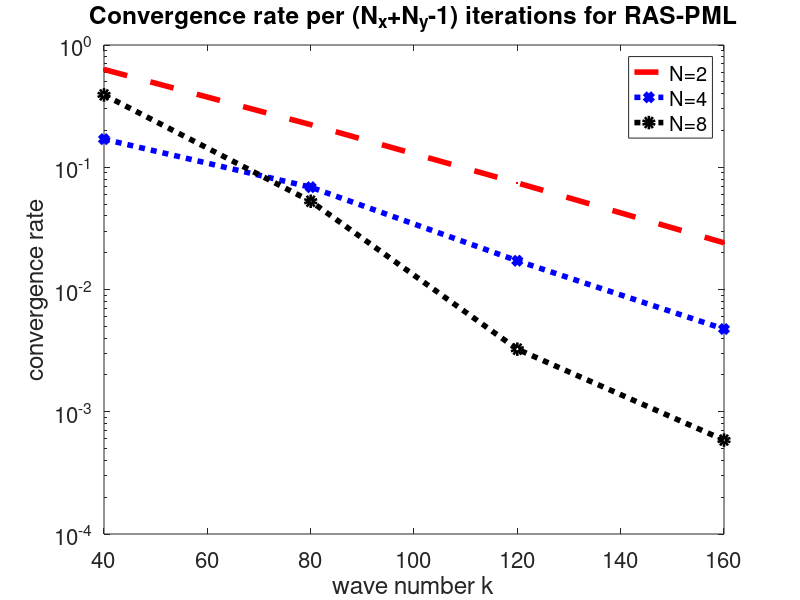

Here is the MATLAB script that generated this plot:

res40 = [0.000353957, 0.00042525, 0.000223275, 2.64535e-05, 4.01767e-06, 6.6903e-07, 9.77948e-08, 1.93743e-08, 4.44683e-09, 8.34622e-10, 1.55338e-10, 3.05683e-11, 6.23649e-12, 1.29048e-12, 2.71652e-13, 5.58756e-14, 1.14628e-14, 2.34115e-15, 4.82887e-16, 1.02367e-16]
res80 = [0.000106515, 4.62583e-05, 2.37716e-05, 2.64743e-06, 1.77892e-07, 3.13503e-08, 5.54316e-09, 6.1303e-10, 7.15162e-11, 1.08903e-11, 1.7713e-12, 2.05616e-13, 3.02182e-14, 4.45897e-15, 6.49068e-16, 8.42855e-17]
res120 = [5.24618e-05, 7.82826e-06, 3.90706e-06, 2.1687e-07, 9.64562e-09, 2.97393e-10, 1.51059e-11, 1.36032e-12, 8.10359e-14, 3.2699e-15, 2.12417e-16, 1.80074e-17]
res160 = [3.17282e-05, 1.62744e-06, 7.64826e-07, 1.68059e-08, 4.89497e-10, 9.79528e-12, 2.94836e-13, 7.49059e-15, 2.16531e-16, 5.59635e-18]


ras2=[res40(3)/res40(1),res80(3)/res80(1),res120(3)/res120(1),res160(3)/res160(1) ]

res40 = [0.000353957, 0.000448402, 0.000358137, 0.000334301, 0.000196066, 0.000119867, 6.00733e-05, 2.67075e-05, 1.68103e-05, 1.03087e-05, 4.69225e-06, 2.87021e-06, 1.68086e-06, 9.66357e-07, 5.94291e-07, 3.58736e-07, 2.26309e-07, 1.45802e-07, 8.81407e-08, 5.44266e-08, 3.48296e-08, 2.20479e-08, 1.3954e-08, 8.83263e-09, 5.64158e-09, 3.62639e-09, 2.30446e-09, 1.46244e-09, 9.37608e-10, 6.03346e-10, 3.87852e-10, 2.48833e-10, 1.5971e-10, 1.02794e-10, 6.62202e-11, 4.26309e-11, 2.74288e-11, 1.76344e-11, 1.13306e-11, 7.27667e-12, 4.67153e-12, 3.00003e-12, 1.92812e-12, 1.23994e-12, 7.97492e-13, 5.12856e-13, 3.29784e-13, 2.12057e-13, 1.36349e-13, 8.76709e-14, 5.63773e-14, 3.62555e-14, 2.3314e-14, 1.49907e-14, 9.63819e-15, 6.19682e-15, 3.98411e-15, 2.56173e-15, 1.64764e-15, 1.05974e-15, 6.81841e-16, 4.38882e-16, 2.82102e-16]
res80 = [0.000106515, 4.69523e-05, 3.73398e-05, 3.33179e-05, 1.94426e-05, 1.19259e-05, 7.31673e-06, 1.2911e-06, 6.15525e-07, 3.04937e-07, 1.14774e-07, 7.01081e-08, 4.11696e-08, 1.07904e-08, 5.7341e-09, 2.79454e-09, 1.0203e-09, 6.11463e-10, 2.8994e-10, 1.0211e-10, 5.30099e-11, 2.38707e-11, 1.00191e-11, 5.34115e-12, 2.22946e-12, 9.72991e-13, 5.13468e-13, 2.13127e-13, 9.45642e-14, 4.84528e-14, 2.04569e-14, 9.66396e-15, 4.70043e-15, 1.99737e-15, 1.00536e-15, 4.7731e-16, 1.89566e-16, 9.36634e-17]
res120 = [5.24618e-05, 7.93442e-06, 6.38426e-06, 5.67315e-06, 3.44733e-06, 1.84198e-06, 9.01138e-07, 9.00398e-08, 3.34327e-08, 1.51232e-08, 4.77337e-09, 2.27987e-09, 7.36207e-10, 1.33834e-10, 4.56067e-11, 1.63765e-11, 5.83663e-12, 2.22562e-12, 5.64866e-13, 1.54664e-13, 4.84641e-14, 1.74533e-14, 6.34299e-15, 2.34018e-15, 6.69848e-16, 1.83274e-16, 6.0576e-17, 2.1785e-17]
res160 = [3.17282e-05, 1.64604e-06, 1.32399e-06, 1.18285e-06, 6.87071e-07, 3.63389e-07, 1.50681e-07, 7.3588e-09, 3.03958e-09, 8.52839e-10, 1.72817e-10, 5.45406e-11, 1.71029e-11, 2.16136e-12, 9.15386e-13, 3.38842e-13, 4.49975e-14, 9.01963e-15, 3.24234e-15, 6.04823e-16, 1.13401e-16, 3.55647e-17, 8.7885e-18]


ras4=[res40(7)/res40(1),res80(7)/res80(1),res120(7)/res120(1),res160(7)/res160(1) ]



res40 = [0.000353903, 0.00049699, 0.000490924, 0.000512798, 0.000560676, 0.000628884, 0.000723109, 0.000823375, 0.000828552, 0.000785081, 0.000653939, 0.00044901, 0.000275806, 0.000173913, 0.000138301, 0.000129808, 0.000118977, 0.000107351, 9.27707e-05, 7.52701e-05, 6.6737e-05, 6.38705e-05, 5.92419e-05, 4.97141e-05, 3.84024e-05, 3.16895e-05, 3.01704e-05, 2.92373e-05, 2.86192e-05, 2.61897e-05, 2.2921e-05, 2.10383e-05, 2.07159e-05, 2.04686e-05, 1.96148e-05, 1.82373e-05, 1.6882e-05, 1.60732e-05, 1.57182e-05, 1.53253e-05, 1.46143e-05, 1.38543e-05, 1.31444e-05, 1.27584e-05, 1.24368e-05, 1.20458e-05, 1.15278e-05, 1.10307e-05, 1.06053e-05, 1.02851e-05, 9.98488e-06, 9.63608e-06, 9.25973e-06, 8.88873e-06, 8.57562e-06, 8.29901e-06, 8.03682e-06, 7.74717e-06, 7.4558e-06, 7.17566e-06, 6.92782e-06, 6.69751e-06, 6.47117e-06, 6.23859e-06, 6.00899e-06, 5.79422e-06, 5.5938e-06, 5.40431e-06, 5.21573e-06, 5.03013e-06, 4.84883e-06, 4.67831e-06, 4.51579e-06, 4.36e-06, 4.20683e-06, 4.05742e-06, 3.9132e-06, 3.77569e-06, 3.64431e-06, 3.51714e-06, 3.39355e-06, 3.27329e-06, 3.15783e-06, 3.04694e-06, 2.94059e-06, 2.83749e-06, 2.73769e-06, 2.64104e-06, 2.54813e-06, 2.45875e-06, 2.37262e-06, 2.28935e-06, 2.20878e-06, 2.13103e-06, 2.0561e-06, 1.98398e-06, 1.91435e-06, 1.84712e-06, 1.78213e-06, 1.71947e-06, 1.65905e-06, 1.60082e-06, 1.5446e-06, 1.49033e-06, 1.43793e-06, 1.38739e-06, 1.33865e-06, 1.29164e-06, 1.24628e-06, 1.20248e-06, 1.16022e-06, 1.11944e-06, 1.08012e-06, 1.04218e-06, 1.00557e-06, 9.70231e-07, 9.36137e-07, 9.03244e-07, 8.71513e-07, 8.40897e-07, 8.11352e-07, 7.82843e-07, 7.55335e-07, 7.28798e-07, 7.03193e-07, 6.78489e-07, 6.54649e-07, 6.31647e-07, 6.09454e-07, 5.88041e-07, 5.67381e-07, 5.47447e-07, 5.28212e-07, 5.09653e-07, 4.91747e-07, 4.74469e-07, 4.578e-07, 4.41715e-07, 4.26195e-07, 4.11221e-07, 3.96773e-07, 3.82832e-07, 3.69382e-07, 3.56404e-07, 3.43882e-07, 3.31799e-07, 3.20142e-07, 3.08894e-07, 2.98041e-07, 2.87569e-07, 2.77466e-07, 2.67717e-07, 2.58311e-07, 2.49235e-07, 2.40478e-07, 2.32029e-07, 2.23877e-07, 2.16011e-07, 2.08422e-07, 2.01099e-07, 1.94033e-07, 1.87216e-07, 1.80638e-07, 1.74292e-07, 1.68168e-07, 1.62259e-07, 1.56558e-07, 1.51058e-07, 1.4575e-07, 1.4063e-07, 1.35689e-07, 1.30921e-07, 1.26321e-07, 1.21883e-07, 1.17601e-07, 1.13469e-07, 1.09482e-07, 1.05636e-07, 1.01924e-07, 9.83431e-08, 9.48878e-08, 9.1554e-08, 8.83373e-08, 8.52336e-08, 8.22389e-08, 7.93495e-08, 7.65616e-08, 7.38716e-08, 7.12762e-08, 6.87719e-08, 6.63556e-08, 6.40242e-08, 6.17748e-08, 5.96043e-08, 5.75102e-08, 5.54896e-08, 5.354e-08, 5.16588e-08, 4.98438e-08, 4.80926e-08, 4.64029e-08]
res80 = [0.000106515, 8.45039e-05, 7.59053e-05, 7.22627e-05, 7.08297e-05, 7.11203e-05, 7.20798e-05, 6.89781e-05, 3.89311e-05, 2.53272e-05, 1.94882e-05, 1.58025e-05, 1.26926e-05, 8.95959e-06, 5.61758e-06, 3.7531e-06, 2.7396e-06, 2.2513e-06, 1.91008e-06, 1.51277e-06, 1.07512e-06, 7.40584e-07, 5.54274e-07, 4.25734e-07, 3.17871e-07, 2.25973e-07, 1.51808e-07, 1.09692e-07, 9.36475e-08, 8.1615e-08, 6.74655e-08, 5.23753e-08, 3.93399e-08, 3.10291e-08, 2.55606e-08, 1.97744e-08, 1.39824e-08, 9.81205e-09, 7.71601e-09, 6.74994e-09, 5.7246e-09, 4.3241e-09, 2.8952e-09, 1.84991e-09, 1.36729e-09, 1.24973e-09, 1.15374e-09, 9.65964e-10, 7.42256e-10, 5.61377e-10, 4.42806e-10, 3.55702e-10, 2.7364e-10, 1.95836e-10, 1.37807e-10, 1.09052e-10, 9.6049e-11, 8.21613e-11, 6.38394e-11, 4.47307e-11, 2.98535e-11, 2.212e-11, 1.92248e-11, 1.69541e-11, 1.40165e-11, 1.10265e-11, 8.69393e-12, 7.03883e-12, 5.62517e-12, 4.21285e-12, 2.91701e-12, 1.99093e-12, 1.55509e-12, 1.39419e-12, 1.23063e-12, 9.93017e-13, 7.32355e-13, 5.17283e-13, 3.82496e-13, 3.0945e-13, 2.57868e-13, 2.09873e-13, 1.68214e-13, 1.36856e-13, 1.12487e-13, 8.95421e-14, 6.63944e-14, 4.54575e-14, 3.05235e-14, 2.34494e-14, 2.10314e-14, 1.88697e-14, 1.56849e-14, 1.20825e-14, 8.93537e-15, 6.67068e-15, 5.15571e-15, 4.05303e-15, 3.18991e-15, 2.55499e-15, 2.1185e-15, 1.77385e-15, 1.42981e-15, 1.07294e-15, 7.45971e-16, 5.0452e-16, 3.76526e-16, 3.25837e-16, 2.90939e-16, 2.46943e-16, 1.97453e-16, 1.51907e-16, 1.15288e-16, 8.7191e-17]
res120 = [5.24618e-05, 2.03517e-05, 1.80335e-05, 1.67867e-05, 1.60193e-05, 1.56917e-05, 1.56449e-05, 1.3873e-05, 6.17475e-06, 3.18217e-06, 1.74045e-06, 9.67682e-07, 4.15929e-07, 2.35849e-07, 1.70475e-07, 1.2277e-07, 8.29504e-08, 5.04869e-08, 2.77253e-08, 1.25342e-08, 6.60034e-09, 4.13792e-09, 2.82136e-09, 1.72828e-09, 1.00125e-09, 6.61916e-10, 4.76742e-10, 3.34614e-10, 2.11958e-10, 1.27936e-10, 7.69021e-11, 4.67023e-11, 2.91446e-11, 1.83447e-11, 1.15663e-11, 7.46058e-12, 4.9667e-12, 3.41232e-12, 2.34073e-12, 1.53455e-12, 9.71e-13, 6.03822e-13, 3.73603e-13, 2.31306e-13, 1.439e-13, 9.12481e-14, 5.94154e-14, 3.95583e-14, 2.65832e-14, 1.77915e-14, 1.17094e-14, 7.53988e-15, 4.77447e-15, 2.99816e-15, 1.8805e-15, 1.18583e-15, 7.56881e-16, 4.91574e-16, 3.24063e-16, 2.14792e-16, 1.41942e-16, 9.29706e-17, 6.0193e-17, 3.85521e-17]
res160 = [3.17282e-05, 5.30348e-06, 4.69964e-06, 4.40618e-06, 4.1934e-06, 4.07868e-06, 4.00177e-06, 3.17582e-06, 1.16924e-06, 5.92607e-07, 3.39814e-07, 2.24283e-07, 1.01383e-07, 4.48428e-08, 1.86142e-08, 8.69461e-09, 4.98123e-09, 3.09444e-09, 1.76095e-09, 9.14101e-10, 3.94587e-10, 1.81767e-10, 1.06507e-10, 5.68963e-11, 2.90106e-11, 1.52368e-11, 7.61665e-12, 3.87946e-12, 2.18255e-12, 1.15514e-12, 5.86272e-13, 3.14967e-13, 1.64087e-13, 8.85293e-14, 4.73217e-14, 2.4496e-14, 1.32064e-14, 6.69487e-15, 3.51708e-15, 1.93923e-15, 1.00446e-15, 5.36165e-16, 2.88599e-16, 1.49401e-16, 8.09677e-17, 4.39799e-17, 2.25529e-17]


ras8=[res40(15)/res40(1),res80(15)/res80(1),res120(15)/res120(1),res160(15)/res160(1) ]



semilogy([40,80,120,160], ras2,'r--.','DisplayName','N=2','LineWidth',4)
hold on
semilogy([40,80,120,160], ras4,'b:x','DisplayName','N=4','LineWidth',4)
semilogy([40,80,120,160], ras8,'k:o','DisplayName','N=8','LineWidth',4)

legend('show');

xlabel('wave number k');
ylabel('convergence rate');
title('Convergence rate per (N_x+N_y-1) iterations for RAS-PML');
set(gca,'FontSize',16);
hold off
